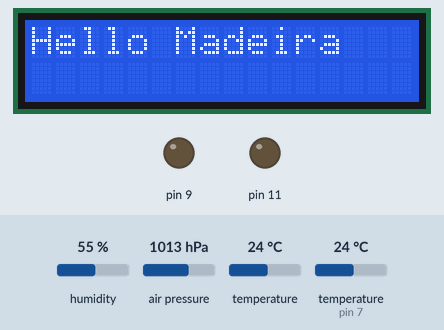
Simulated run of this sketch. Board: Arduino Uno, built with avr-gcc and run on an emulated ATmega328P. Parts: 16×2 character LCD, output pins drawn as LEDs (lit = HIGH). The test bench sets the inputs (shaded band); at power-on: temperature 24 °C, air pressure 1013 hPa, humidity 55 %, temperature (sensor on pin 7) 24 °C.

Above: at 8.2 s.
At 16.9 s:
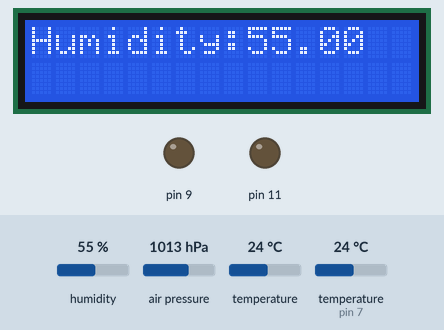
17.0 s: temperature (sensor 0) set to 12 °C
At 22.2 s:
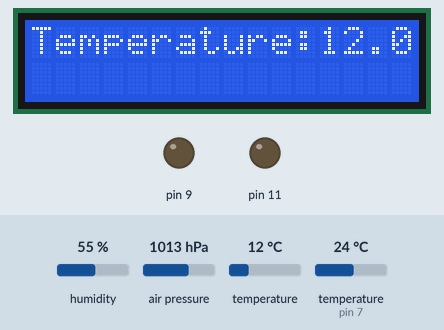
29.1 s: air pressure set to 952 hPa
At 32.3 s:
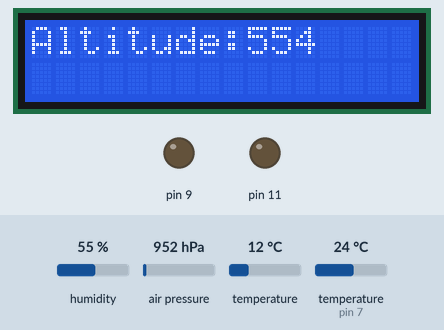
Timing chart, 0 to 37.7 s (numbered marks = the images above; inputs shaded):
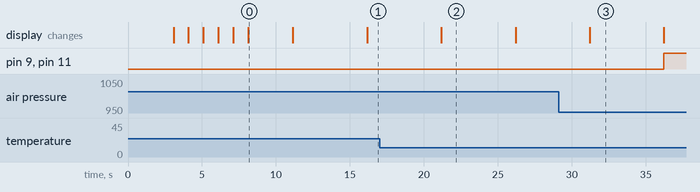

Measured:
- what the display in image 0 shows lasts 3.0 s, from 8.1 s to 11.1 s
- what the display in image 2 shows lasts 5.0 s, from 21.2 s to 26.2 s

The sketch:

IronManBox.ino
```cpp
// Dependencies
// LiquidCrystal
// vide README.md
// DHT-22 Temperature and humidity sensor
// vide README.md
// Error /dev/ttyACM0
// Fix sudo chmod a+rw /dev/ttyACM0

//Includes LiquidCrystal
#include <Wire.h>
#include <LiquidCrystal_I2C.h>

//Set the LCD address to 0x3F for a 16 chars and 2 line display
LiquidCrystal_I2C lcd(0x3F, 16, 2);

//Includes DHT-22
#include <DHT.h>

//Includes BMP280
#include <Adafruit_Sensor.h> //INCLUSÃO DE BIBLIOTECA
#include <Adafruit_BMP280.h> //INCLUSÃO DE BIBLIOTECA
Adafruit_BMP280 bmp; //OBJETO DO TIPO Adafruit_BMP280 (I2C)

//Constants
#define DHTPIN 7     // Digital Pin 7
#define DHTTYPE DHT22   // DHT 22  (AM2302)
DHT dht(DHTPIN, DHTTYPE); //// Initialize DHT sensor

void setup()
{
  //Inicializando Jarvis System

  //Inicializando LCD
  lcd.begin();
  lcd.backlight();

  //Inicializando Jarvis
  lcd.print("Starting Jarvis");
  delay(3000);
  for( int i = 1; i<6 ; i++ ){
    lcd.clear();
    lcd.print(i);
    delay(1000);
  }
  lcd.clear();
  lcd.print("Hello Madeira");
  delay(3000);
  lcd.clear();

  //Starting system dht temperature and humidity
  Serial.begin(9600);
  dht.begin();
  //Print on CrystalLiquid the temperature and humidity
  lcd.print("Temperature:");
  lcd.print(dht.readTemperature());
  delay(5000);
  lcd.clear();
  lcd.print("Humidity:");
  lcd.print(dht.readHumidity());
  delay(5000);

  //Print on CrystalLiquid the temperature, pressure and altitude
  bmp.begin(0x76);
  lcd.clear();
  lcd.print("Temperature:");
  lcd.print(bmp.readTemperature());
  delay(5000);
  lcd.clear();
  lcd.print("Pressure:");
  lcd.print(bmp.readPressure()/100);
  delay(5000);
  lcd.clear();
  lcd.print("Altitude:");
  lcd.print(bmp.readAltitude(1017),0);
  delay(5000);
  lcd.clear();
  lcd.noBacklight();
}

void loop()
{

  //Turn on mask and reactor ARC for 60 seconds and turn off for 30 minutes
  analogWrite(9,255);  // Mask on
  analogWrite(11,255); // Reactor ARC on
  delay(60000); // 60 seconds
  analogWrite(9,0);  // Mask off
  analogWrite(11,0); // Reactor ARC off
  delay(1800000); // 30 minutes

  //Print again on CrystalLiquid the temperature and umidity
  lcd.backlight();
  lcd.print("Temperature:");
  lcd.print(dht.readTemperature());
  delay(5000);
  lcd.clear();
  lcd.print("Humidity:");
  lcd.print(dht.readHumidity());
  delay(5000);
  lcd.clear();
  lcd.noBacklight();


}
```
